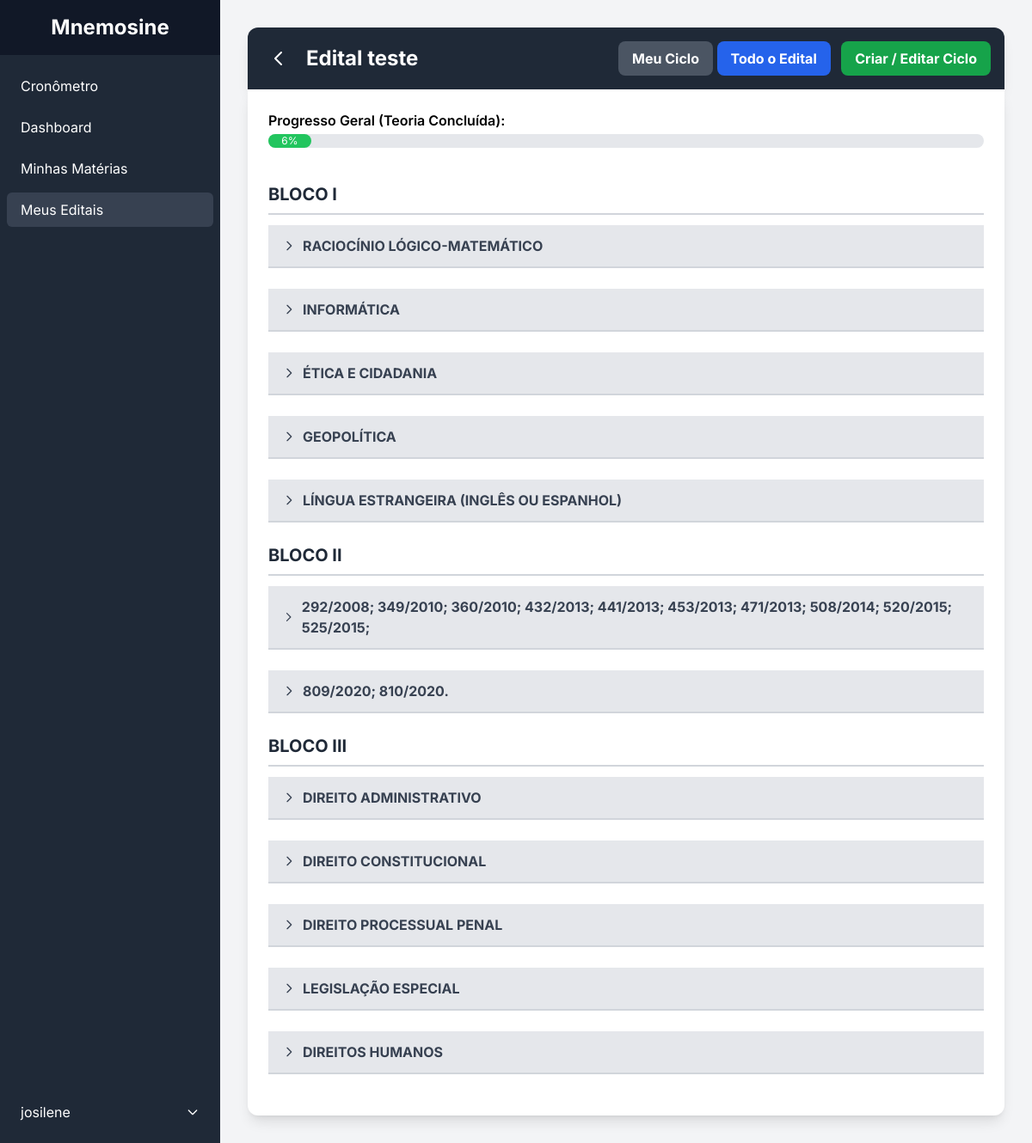
The app's page /edital/2/ (signed in) with its own data.
### edital/models.py (models this page shows, shortened)
class Edital(models.Model):
    usuario = models.ForeignKey(User, on_delete=models.CASCADE, related_name='editais')
    nome = models.CharField(max_length=200)
    conteudo_bruto = models.TextField(help_text="O texto completo colado pelo usuário para referência.")
    criado_em = models.DateTimeField(auto_now_add=True)

class Bloco(models.Model):
    edital = models.ForeignKey(Edital, on_delete=models.CASCADE, related_name='blocos')
    nome = models.CharField(max_length=100)
    ordem = models.PositiveIntegerField(default=0)
    class Meta:
        ordering = ['ordem']

class Materia(models.Model):
    bloco = models.ForeignKey(Bloco, on_delete=models.CASCADE, related_name='materias')
    nome = models.CharField(max_length=200)
    ordem = models.PositiveIntegerField(default=0)
    class Meta:
        ordering = ['ordem']

### edital/views.py (the view)
# urls.py: path('<int:edital_id>/', views.edital_detail_view, name='edital_detail'),
@login_required
def edital_detail_view(request, edital_id):
    edital = get_object_or_404(Edital, id=edital_id, usuario=request.user)
    ciclo, _ = Ciclo.objects.get_or_create(edital=edital, usuario=request.user)
    materias_do_ciclo = ciclo.materias.values_list('id', flat=True)
    progressos = Progresso.objects.filter(usuario=request.user, topico__materia__bloco__edital=edital)
    progresso_map = {p.topico.id: p for p in progressos}
    context = {
        'edital': edital,
        'materias_do_ciclo': list(materias_do_ciclo),
        'progresso_map': progresso_map
    }
    return render(request, 'edital/edital_detail.html', context)

### edital/templatetags/edital_extras.py (called while the page is built)
@register.filter
def get_item(dictionary, key):
    return dictionary.get(key)

### edital/templates/edital/edital_detail.html (shortened to what this page needs)
{% extends 'dashboard/base.html' %}
{% load static %}
{% load edital_extras %}
{% block content %}
<div class="p-4 sm:p-6 md:p-8">
    <header class="bg-gray-800 text-white p-4 rounded-t-xl flex justify-between items-center shadow-lg">
        <div class="flex items-center">
            <a href="{% url 'edital:edital_list' %}" class="text-white hover:bg-gray-700 p-2 rounded-full mr-3">
                <svg xmlns="http://www.w3.org/2000/svg" class="h-6 w-6" fill="none" viewBox="0 0 24 24" stroke="currentColor"><path stroke-linecap="round" stroke-linejoin="round" stroke-width="2" d="M15 19l-7-7 7-7" /></svg>
            </a>
            <h1 class="text-2xl font-bold">{{ edital.nome }}</h1>
        </div>
        <div>
            <button id="meu-ciclo-btn" class="bg-gray-600 hover:bg-gray-500 font-bold py-2 px-4 rounded-lg">Meu Ciclo</button>
            <button id="todo-edital-btn" class="bg-blue-600 hover:bg-blue-500 font-bold py-2 px-4 rounded-lg">Todo o Edital</button>
            <button id="open-cycle-modal-btn" class="bg-green-600 hover:bg-green-500 font-bold py-2 px-4 rounded-lg ml-2">Criar / Editar Ciclo</button>
        </div>
    </header>
    <main class="bg-white p-4 sm:p-6 rounded-b-xl shadow-lg">
        <div class="mb-4">
            <p class="font-semibold">Progresso Geral (Teoria Concluída):</p>
            <div class="w-full bg-gray-200 rounded-full h-4 mt-1">
                <div id="progress-bar" class="bg-green-500 h-4 rounded-full text-xs text-white text-center" style="width: 0%;">0%</div>
            </div>
        </div>
        <div id="edital-container" class="overflow-x-auto">
        {% for bloco in edital.blocos.all %}
            <h2 class="text-xl font-bold text-gray-800 mt-6 mb-3 pb-2 border-b-2 border-gray-300">{{ bloco.nome }}</h2>
            {% for materia in bloco.materias.all %}
            <div class="materia-container" data-materia-id="{{ materia.id }}">
                <table class="min-w-full bg-white mb-6">
                    <thead>
                        <tr class="bg-gray-200 border-b-2 border-gray-300">
                            <th colspan="7" class="px-4 py-3 text-left text-md font-bold text-gray-700 cursor-pointer materia-header">
                                <div class="flex items-center">
                                    <svg class="w-4 h-4 mr-2 arrow" xmlns="http://www.w3.org/2000/svg" fill="none" viewBox="0 0 24 24" stroke="currentColor"><path stroke-linecap="round" stroke-linejoin="round" stroke-width="2" d="M9 5l7 7-7 7" /></svg>
                                    {{ materia.nome }}
                                </div>
                            </th>
                        </tr>
                    </thead>
                </table>
            </div>
            {% endfor %}
        {% endfor %}
        </div>
    </main>
</div>
{% endblock %}

### dashboard/templates/dashboard/base.html (shortened to what this page needs)
<!DOCTYPE html>
<html lang="pt-BR">
<head>
    <script src="https://cdn.tailwindcss.com"></script>
</head>
<body class="bg-gray-100">
<div class="flex min-h-screen">
    {% if user.is_authenticated %}
    <div class="hidden md:flex flex-col w-64 bg-gray-800 text-white">
        <div class="flex items-center justify-center h-16 bg-gray-900">
            <h1 class="text-2xl font-bold">Mnemosine</h1>
        </div>
        <div class="flex flex-col flex-1 overflow-y-auto">
            <nav class="flex-1 px-2 py-4">
                <a href="{% url 'home' %}" class="flex items-center px-4 py-2 rounded-md hover:bg-gray-700 {% if request.resolver_match.url_name == 'home' %}bg-gray-700{% endif %}">
                    <span>Cronômetro</span>
                </a>
                <a href="{% url 'dashboard' %}" class="flex items-center px-4 py-2 mt-2 rounded-md hover:bg-gray-700 {% if request.resolver_match.url_name == 'dashboard' %}bg-gray-700{% endif %}">
                    <span>Dashboard</span>
                </a>
                <a href="{% url 'listar_materias' %}" class="flex items-center px-4 py-2 mt-2 rounded-md hover:bg-gray-700 {% if request.resolver_match.url_name == 'listar_materias' %}bg-gray-700{% endif %}">
                    <span>Minhas Matérias</span>
                </a>
                <a href="{% url 'edital:edital_list' %}" class="flex items-center px-4 py-2 mt-2 rounded-md hover:bg-gray-700 {% if 'edital' in request.resolver_match.app_names %}bg-gray-700{% endif %}">
                    <span>Meus Editais</span>
                </a>
            </nav>
        </div>
         <div class="px-2 py-4" x-data="{ open: false }">
            <div @click="open = !open" class="cursor-pointer flex items-center justify-between px-4 py-2 rounded-md hover:bg-gray-700">
                <span>{{ user.username }}</span>
                <svg class="h-4 w-4" :class="{'rotate-180': open}" fill="none" viewBox="0 0 24 24" stroke="currentColor"><path stroke-linecap="round" stroke-linejoin="round" stroke-width="2" d="M19 9l-7 7-7-7" /></svg>
            </div>
        </div>
    </div>
    {% endif %}
    <main class="flex-1">
        {% block content %}{% endblock %}
    </main>
</div>
</body>
</html>

### dashboard/templates/dashboard/base.html (style rules this page uses)
body { font-family: 'Inter', sans-serif; }

### records on screen
Edital: nome "Edital teste"
Bloco: nome "BLOCO I"
Materia: nome "RACIOCÍNIO LÓGICO-MATEMÁTICO"
Materia: nome "INFORMÁTICA"
Materia: nome "ÉTICA E CIDADANIA"
Materia: nome "GEOPOLÍTICA"
Materia: nome "LÍNGUA ESTRANGEIRA (INGLÊS OU ESPANHOL)"
Bloco: nome "BLOCO II"
Materia: nome "292/2008; 349/2010; 360/2010; 432/2013; 441/2013; 453/2013; 471/2013; 508/2014; 520/2015; 525/2015;"
Materia: nome "809/2020; 810/2020."
Bloco: nome "BLOCO III"
Materia: nome "DIREITO ADMINISTRATIVO"
Materia: nome "DIREITO CONSTITUCIONAL"
Materia: nome "DIREITO PROCESSUAL PENAL"
Materia: nome "LEGISLAÇÃO ESPECIAL"
Materia: nome "DIREITOS HUMANOS"

### other values on screen
{{ user.username }} "josilene"
